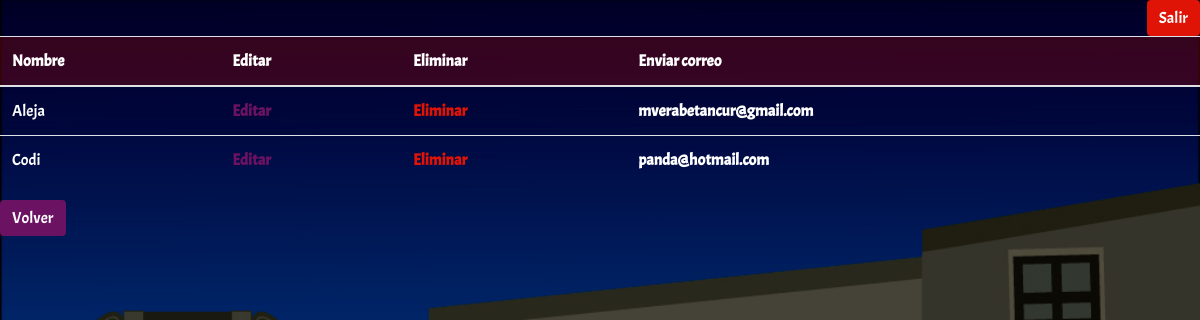
/usuarios.php (signed in), run on the app's committed database.
### tables this page shows
CREATE TABLE IF NOT EXISTS `registro` (
  `ID` int(2) NOT NULL AUTO_INCREMENT,
  `Nombre` varchar(30) NOT NULL,
  `Correo` varchar(150) NOT NULL,
  PRIMARY KEY (`ID`),
  UNIQUE KEY `Correo` (`Correo`)
);

### usuarios.php (the view, shortened to what this page needs)
<?php
require "php/conexion.php";
$sql = "SELECT * FROM registro ";
$result = mysqli_query($link, $sql);
?>
<!DOCTYPE html>
<html>
<head>
	<link rel="stylesheet"  href="css/estilosModelo.css">
	<link rel="stylesheet"  href="css/bootstrap.min.css">
</head>
<body class="N">
   <a href="logout.php" class="btn BT float-right">Salir</a>
	<table class="table table-striped">
  <thead>
    <tr class="cabezalista">
      <th scope="col">Nombre</th>
      <th scope="col">Editar</th>
      <th scope="col">Eliminar</th>
      <th scope="col">Enviar correo</th>
    </tr>
  </thead>
  <tbody>
     <?php
     while($row = mysqli_fetch_array($result)){
  echo "<tr>";
  echo "<td>";
  echo $row ["Nombre"];
  echo "</td>";
  echo "<td>";
  echo "<a class='morado' ";
   echo " href='edit.php?idGente=".$row["ID"]."'>";
  echo "Editar";
  echo "</a>";
  echo "</td>";
  echo "<td>";
  echo "<a class='red' ";
   echo " href='eliminar.php?idGente=".$row["ID"]."'>";
  echo "Eliminar";
  echo "</a>";
  echo "</td>";
   echo "<td>";
   echo "<a class='blanco' ";
   echo " href='contacto2.php?idGente=".$row["ID"]."'>";
  echo $row["Correo"];
  echo "</a>";
  echo "</td>";
  echo "</tr>";
}
?>
  </tbody>
</table>
<a class="btn BB btn-warning" href="administrador.php">Volver</a>
</body>
</html>

### css/estilosModelo.css (style rules this page uses)
* { margin: 0 auto; padding: 0; border: 0; overflow:inherit; text-decoration:none !important; }
body { overflow-y: hidden; font-family: "Acme" !important; }
.BB { background-color: rgb(107,18,99) !important; }
.BT { background-color: rgb(223,19,6) !important; }
.btn { color: white !important; border-style: none !important; z-index: 2; cursor: pointer; }
.quieto { overflow: hidden; }
.N { background-image: url(../img/1950Tran.jpg); background-size: cover; }
.cabezalista { background-color:rgba(132,8,8,0.4); }
th { color: white; }
td { color: white; }
.red { font-weight: bold; color: rgb(223,19,6); cursor: pointer; }
.blanco { font-weight: bold; color: white; cursor: pointer; }
.morado { font-weight: bold; color: rgb(107,18,99); cursor: pointer; }

### data on the page
registro: Nombre "Aleja", Correo "mverabetancur@gmail.com"
registro: Nombre "Codi", Correo "panda@hotmail.com"
